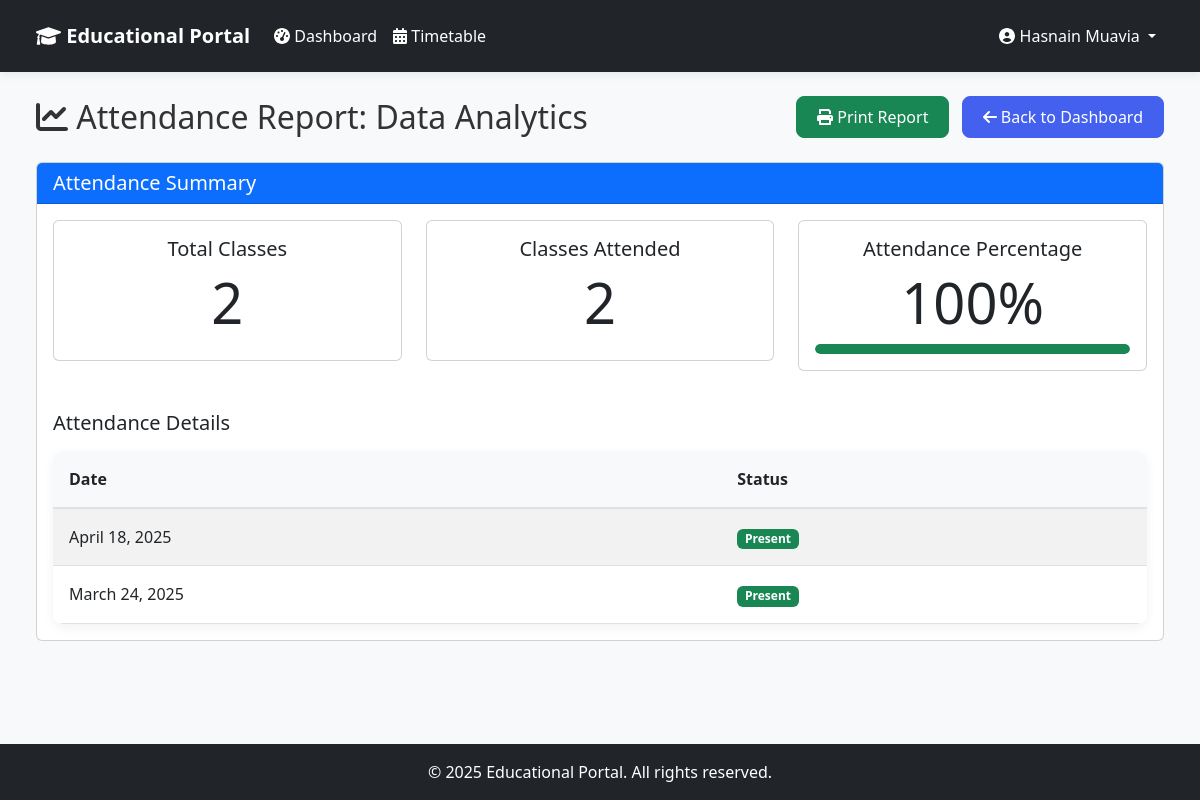
/student-dashboard/report/6/ (signed in), run on the app's committed database.
### core/models.py (models this page shows, shortened)
class User(AbstractUser):
    role = models.CharField(
        max_length=10,
        choices=Role.choices,
        default=Role.STUDENT,
    )
    def is_faculty(self):
        return self.role == Role.FACULTY
    def is_student(self):
        return self.role == Role.STUDENT

class Course(models.Model):
    name = models.CharField(max_length=100)
    code = models.CharField(max_length=20, unique=True)
    description = models.TextField(blank=True, null=True)

class Attendance(models.Model):
    student = models.ForeignKey(Student, on_delete=models.CASCADE, related_name='attendances')
    course = models.ForeignKey(Course, on_delete=models.CASCADE, related_name='attendances')
    date = models.DateField()
    is_present = models.BooleanField(default=False)
    marked_by = models.ForeignKey(User, on_delete=models.SET_NULL, null=True, related_name='marked_attendances')
    class Meta:
        unique_together = ('student', 'course', 'date')

### student_dashboard/views.py (the view, shortened to what this page needs)
# urls.py: path('report/<int:course_id>/', views.generate_report, name='admin_generate_report'),
@login_required
@user_passes_test(is_student)
def generate_report(request, course_id=None):
    student = get_object_or_404(Student, user=request.user)
    if course_id:
        course = get_object_or_404(Course, id=course_id, students=student)
        attendance_records = Attendance.objects.filter(student=student, course=course).order_by('-date')
        total_classes = attendance_records.count()
        present_classes = attendance_records.filter(is_present=True).count()
        attendance_percentage = round((present_classes / total_classes * 100) if total_classes > 0 else 0)
        context = {
            'student': student,
            'course': course,
            'attendance_records': attendance_records,
            'total_classes': total_classes,
            'present_classes': present_classes,
            'attendance_percentage': attendance_percentage,
        }
    return render(request, 'student_dashboard/report.html', context)

### student_dashboard/views.py (called while the page is built)
def is_student(user):
    return user.is_authenticated and user.is_student()

### templates/student_dashboard/report.html (shortened to what this page needs)
{% extends 'base.html' %}
{% block content %}
<div class="container-fluid">
    <div class="d-flex justify-content-between align-items-center mb-4">
        <h2 class="mb-0">
            <i class="fas fa-chart-line"></i>
            {% if course %}
            Attendance Report: {{ course.name }}
            {% else %}
            Overall Attendance Report
            {% endif %}
        </h2>
        <div>
            <button onclick="window.print()" class="btn btn-success me-2">
                <i class="fas fa-print"></i> Print Report
            </button>
            <a href="{% url 'student_dashboard' %}" class="btn btn-primary">
                <i class="fas fa-arrow-left"></i> Back to Dashboard
            </a>
        </div>
    </div>
    <div class="card mb-4">
        <div class="card-header bg-primary text-white">
            <h5 class="card-title mb-0">Attendance Summary</h5>
        </div>
        <div class="card-body">
            {% if course %}
            <div class="row">
                <div class="col-md-4">
                    <div class="card mb-3">
                        <div class="card-body text-center">
                            <h5 class="card-title">Total Classes</h5>
                            <h2 class="display-4">{{ total_classes }}</h2>
                        </div>
                    </div>
                </div>
                <div class="col-md-4">
                    <div class="card mb-3">
                        <div class="card-body text-center">
                            <h5 class="card-title">Classes Attended</h5>
                            <h2 class="display-4">{{ present_classes }}</h2>
                        </div>
                    </div>
                </div>
                <div class="col-md-4">
                    <div class="card mb-3">
                        <div class="card-body text-center">
                            <h5 class="card-title">Attendance Percentage</h5>
                            <h2 class="display-4">{{ attendance_percentage }}%</h2>
                            <div class="progress mt-2" style="height: 10px;">
                                <div class="progress-bar
                                    {% if attendance_percentage >= 75 %}
                                    bg-success
                                    {% elif attendance_percentage >= 60 %}
                                    bg-warning
                                    {% else %}
                                    bg-danger
                                    {% endif %}"
                                     role="progressbar"
                                     style="width: {{ attendance_percentage }}%"
                                     aria-valuenow="{{ attendance_percentage }}"
                                     aria-valuemin="0"
                                     aria-valuemax="100">
                                </div>
                            </div>
                        </div>
                    </div>
                </div>
            </div>
            <h5 class="mt-4 mb-3">Attendance Details</h5>
            <div class="table-responsive">
                <table class="table table-striped table-hover">
                    <thead>
                        <tr>
                            <th>Date</th>
                            <th>Status</th>
                        </tr>
                    </thead>
                    <tbody>
                        {% for record in attendance_records %}
                        <tr>
                            <td>{{ record.date }}</td>
                            <td>
                                {% if record.is_present %}
                                <span class="badge bg-success">Present</span>
                                {% else %}
                                <span class="badge bg-danger">Absent</span>
                                {% endif %}
                            </td>
                        </tr>
                        {% empty %}
                        <tr>
                            <td colspan="2" class="text-center">No attendance records found.</td>
                        </tr>
                        {% endfor %}
                    </tbody>
                </table>
            </div>
            {% endif %}
        </div>
    </div>
</div>
{% endblock %}

### templates/base.html (shortened to what this page needs)
<!DOCTYPE html>
<html lang="en">
<head>
    <link href="https://cdn.jsdelivr.net/npm/bootstrap@5.3.0/dist/css/bootstrap.min.css" rel="stylesheet">
    {% load static %}
    <link href="{% static 'css/style.css' %}" rel="stylesheet">
</head>
<body class="d-flex flex-column min-vh-100">
    <nav class="navbar navbar-expand-lg navbar-dark bg-dark">
        <div class="container-fluid">
            <a class="navbar-brand" href="{% url 'home' %}">
                <i class="fas fa-graduation-cap"></i> Educational Portal
            </a>
            {% if user.is_authenticated %}
            <div class="collapse navbar-collapse" id="navbarNav">
                <ul class="navbar-nav me-auto">
                    {% if user.is_superuser %}
                    <li class="nav-item">
                        <a class="nav-link {% if request.resolver_match.url_name == 'admin_dashboard' %}active{% endif %}" href="{% url 'admin_dashboard' %}">
                            <i class="fas fa-tachometer-alt"></i> Dashboard
                        </a>
                    </li>
                    <li class="nav-item">
                        <a class="nav-link {% if request.resolver_match.url_name == 'manage_courses' %}active{% endif %}" href="{% url 'manage_courses' %}">
                            <i class="fas fa-book"></i> Courses
                        </a>
                    </li>
                    <li class="nav-item">
                        <a class="nav-link {% if request.resolver_match.url_name == 'manage_students' %}active{% endif %}" href="{% url 'manage_students' %}">
                            <i class="fas fa-user-graduate"></i> Students
                        </a>
                    </li>
                    <li class="nav-item">
                        <a class="nav-link {% if request.resolver_match.url_name == 'manage_faculty' %}active{% endif %}" href="{% url 'manage_faculty' %}">
                            <i class="fas fa-chalkboard-teacher"></i> Faculty
                        </a>
                    </li>
                    {% elif user.is_faculty %}
                    <li class="nav-item">
                        <a class="nav-link {% if request.resolver_match.url_name == 'faculty_dashboard' %}active{% endif %}" href="{% url 'faculty_dashboard' %}">
                            <i class="fas fa-tachometer-alt"></i> Dashboard
                        </a>
                    </li>
                    {% else %}
                    <li class="nav-item">
                        <a class="nav-link {% if request.resolver_match.url_name == 'student_dashboard' %}active{% endif %}" href="{% url 'student_dashboard' %}">
                            <i class="fas fa-tachometer-alt"></i> Dashboard
                        </a>
                    </li>
                    <li class="nav-item">
                        <a class="nav-link {% if request.resolver_match.url_name == 'student_timetable' %}active{% endif %}" href="{% url 'student_timetable' %}">
                            <i class="fas fa-calendar-alt"></i> Timetable
                        </a>
                    </li>
                    {% endif %}
                </ul>
                <div class="navbar-nav">
                    <li class="nav-item dropdown">
                        <a class="nav-link dropdown-toggle" href="#" id="navbarDropdown" role="button" data-bs-toggle="dropdown">
                            <i class="fas fa-user-circle"></i> {{ user.get_full_name|default:user.username }}
                        </a>
                    </li>
                </div>
            </div>
            {% endif %}
        </div>
    </nav>
    <main class="flex-grow-1 py-4">
        <div class="container-fluid px-4">
            {% block content %}
            {% endblock %}
        </div>
    </main>
    <footer class="footer mt-auto py-3 bg-dark text-white">
        <div class="container text-center">
            <p class="mb-0">&copy; {% now "Y" %} Educational Portal. All rights reserved.</p>
        </div>
    </footer>
</body>
</html>

### static/css/style.css (style rules this page uses)
body { min-height: 100vh; display: flex; flex-direction: column; background-color: #f8f9fa; font-family: 'Poppins', 'Segoe UI', Roboto, 'Helvetica Neue', Arial, sans-serif; color: #333; margin: 0; padding: 0; }
main { flex: 1; display: flex; flex-direction: column; }
:root { --primary-color: #4361ee; --primary-dark: #3a56d4; --secondary-color: #6c757d; --success-color: #198754; --info-color: #0dcaf0; --warning-color: #ffc107; --danger-color: #dc3545; --light-color: #f8f9fa; --dark-color: #212529; --text-color: #333; --text-muted: #6c757d; --border-radius: 10px; --box-shadow: 0 10px 30px rgba(0, 0, 0, 0.1); }
.table-responsive { border-radius: var(--border-radius); box-shadow: 0 4px 12px rgba(0, 0, 0, 0.05); overflow: hidden; }
.table { background-color: #fff; margin-bottom: 0; }
.table thead th { background-color: #f8f9fa; border-bottom: 2px solid #dee2e6; font-weight: 600; color: var(--dark-color); padding: 1rem; }
.table tbody td { padding: 1rem; vertical-align: middle; }
.navbar { box-shadow: 0 2px 10px rgba(0, 0, 0, 0.08); background-color: #212529; padding: 0.75rem 1.5rem; }
.navbar-dark .navbar-nav .nav-link, .navbar-dark .navbar-brand, .navbar-dark .nav-link { color: #fff !important; }
.navbar-brand { font-weight: 700; color: var(--primary-color); }
.nav-link { font-weight: 500; color: var(--dark-color); padding: 0.75rem 1rem; transition: all 0.3s ease; }
.btn { font-weight: 500; padding: 0.5rem 1.25rem; border-radius: 8px; transition: all 0.3s ease; }
.btn-primary { background-color: var(--primary-color); border-color: var(--primary-color); }
.progress { background-color: #e9ecef; border-radius: 1rem; height: 0.75rem; overflow: hidden; }
.progress-bar { border-radius: 1rem; }
.footer { background-color: #343a40; color: #fff; padding: 1.5rem 0; }
.fade-in { animation: fadeIn 0.5s ease-out; }

### data on the page
User: get_full_name "Hasnain Muavia"
Course: name "Data Analytics"
Attendance: date "April 18, 2025", is_present "Present"
Attendance: date "March 24, 2025", is_present "Present"

### other printed values
{{ total_classes }} "2"
{{ present_classes }} "2"
{{ attendance_percentage }} "100"
